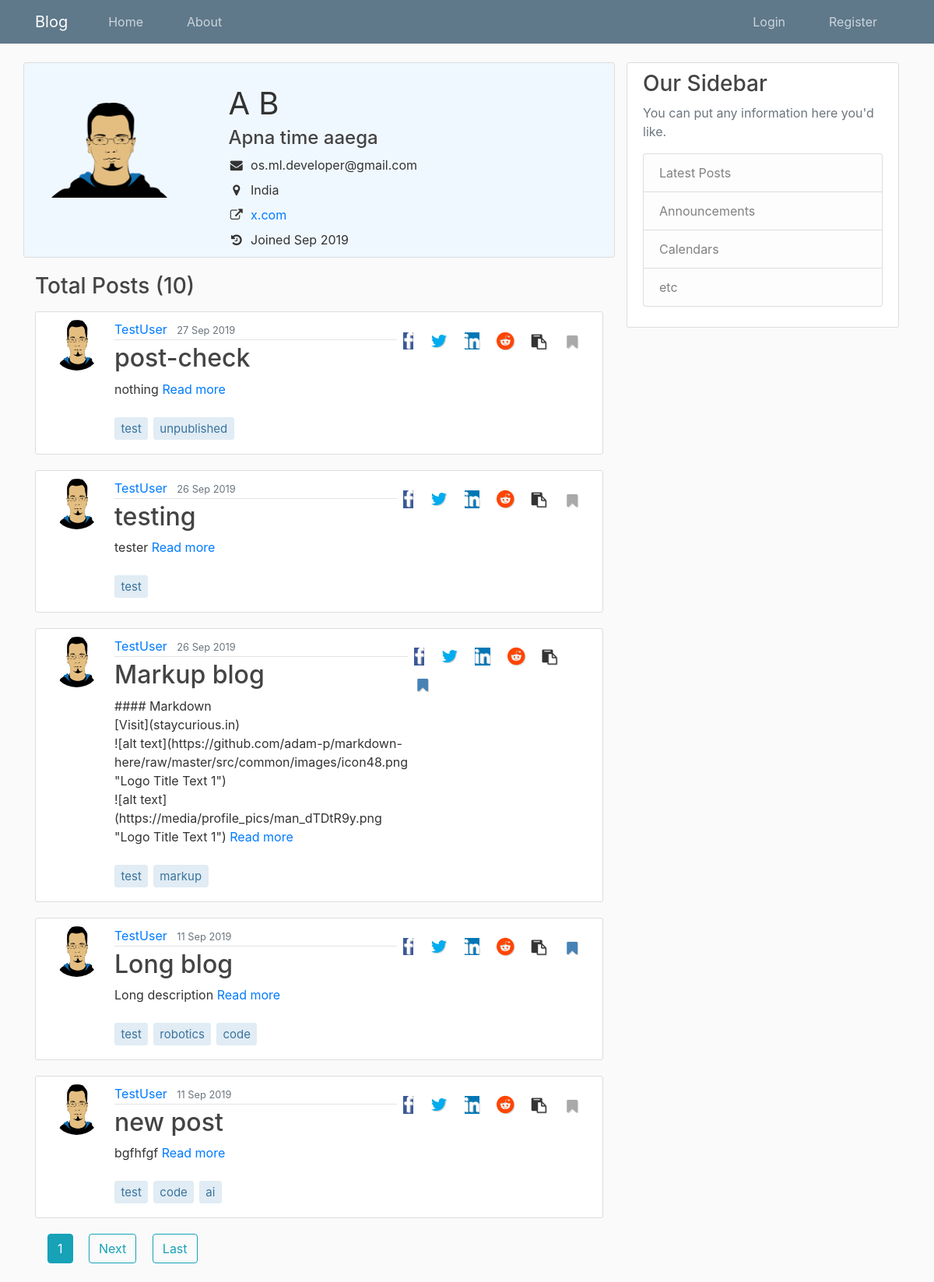
Screenshot of /blog/user/TestUser with the database file from the repository.
### Users/models.py (models this page shows, shortened)
class Profile(models.Model):
    user = models.OneToOneField(User, on_delete=models.CASCADE)
    bio = models.CharField(null=True, max_length=140, blank=True)
    image = models.ImageField(default='default.jpg', upload_to='profile_pics', blank=True)
    public = models.BooleanField(default=False)
    website = models.CharField(null=True, blank=True, max_length=80)
    location = models.CharField(null=True, max_length=200, blank=True)
    join_date = models.DateTimeField(auto_now_add=True)
    bookmarked_posts = models.ManyToManyField(Post)
    def __str__(self):
        return f'{self.user.username} Profile'
    def get_bookmarked_posts(self):
        return [post.id for post in self.bookmarked_posts.all()]

### Blog/models.py (models this page shows, shortened)
class Post(models.Model):
    title = models.CharField(help_text='Try to keep the title short, within 80 characters.', max_length=80, unique=True)
    slug = models.SlugField(default='', max_length=80)
    content = MarkupField(help_text=('This field supports all markup formatting'),
                        default='',
                        default_markup_type='markdown',
                        )
    tags = models.CharField(help_text='Enter tags separated by spaces. Do not enter more than 5 tags', max_length=80, default='', blank=True)
    date_posted = models.DateTimeField(default=timezone.now)
    last_updated = models.DateTimeField(auto_now=True)
    author = models.ForeignKey(User, null=True, on_delete=models.SET_NULL)
    publish = models.BooleanField(default=False)
    def get_tags_list(self):
        return self.tags.split()

### Blog/views.py (the view)
# urls.py: path('user/<str:username>', UserPostListView.as_view(), name='user-posts'),
class UserPostListView(ListView):
    template_name = 'Blog/user_posts.html'   # <app>/<model>_<viewtype>.html
    context_object_name = 'posts'
    queryset = Post.objects.filter(publish=True)
    paginate_by = 5
    def get_queryset(self):
        user = get_object_or_404(User, username=self.kwargs.get('username'))
        return Post.objects.filter(author=user).order_by('-date_posted')
    def get_context_data(self, **kwargs):
        context = super(UserPostListView, self).get_context_data(**kwargs)
        context['author'] = get_object_or_404(User,
                                                username=self.kwargs.get('username')
                                                )
        context['profile'] = context['author'].profile
        return context

### Blog/templates/Blog/user_posts.html (shortened to what this page needs)
{% extends "Blog/base.html" %}
{% block content %}
{% if page_obj.paginator.count %}
    <div class="row {{profile}} content-section mt-0">
        <div class="avatar col-12 col-lg-3 col-xs-12 col-md-3 pr-3">
            <img class="user-img" src="{{ author.profile.image.url }}" alt="{{ author.first_name }} {{ author.last_name }}">
        </div>
        <div class="profile-info col-12 col-lg-9 col-xs-12 col-md-9 mt-1 pr-3">
            <ul class="list-unstyled ml-5 pr-3">
                <li class="user-name mt-2 account-heading">
                    {{ author.first_name }} {{ author.last_name }}
                </li>
                <h4 class="user-bio mb-2">
                    {{ author.profile.bio }}
                </h4>
                {% if author.profile.public %}
                <li class="user-email mt-2">
                    <span><i class="fa fa-envelope fa-fw mr-2"></i>{{ author.email }}</span>
                </li>
                {% endif %}
                {% if author.profile.location %}
                <li class="user-location mt-2">
                    <span><i class="fa fa-map-marker fa-fw mr-2"></i>{{ author.profile.location }}</span>
                </li>
                {% endif %}
                {% if author.profile.website %}
                <li class="user-website mt-2">
                    <span>
                        <i class="fa fa-external-link fa-fw mr-2"></i><a href="//{{author.profile.website}}" target="_blank">{{ author.profile.website }}</a>
                    </span>
                </li>
                {% endif %}
                <li class="user-join-date mt-2">
                    <span>
                    <i class="fa fa-history fa-fw mr-2"></i>Joined {{ author.profile.join_date|date:"M Y" }}<li>
                </span>
            </ul>
        </div>
    </div>
    <h3 class="mb-3">Total Posts ({{ page_obj.paginator.count }})</h3>
    {% include "post_list.html" %}
    {% include "paginate.html" %}
{% else %}
<h5 class="mt-5">There are no posts here.
    {% if author == user %}
    Try writing some <a class="" href="{% url 'Blog:post-create' %}">Posts</a>
    {% endif %}
</h5>
{% endif %}
{% endblock content %}

### Blog/templates/post_list.html (shortened to what this page needs)
{% for post in posts %}
<div class="media content-section">
    <img class="rounded-circle article-img" src="{{ post.author.profile.image.url }}">
    <div class="media-body">
        <div class="article-metadata">
            <a class="mr-2" href="{% url 'Blog:user-posts' post.author.username %}">{{ post.author }}</a>
            <small class="text-muted">{{ post.date_posted|date:"j M Y" }}</small>
        </div>
        <h2><a class="article-title" href="{% url 'Blog:post-detail' post.slug %}">{{ post.title }}</a></h2>
        <p class="article-short-des">{{ post.content|truncatewords_html:'50' }}&nbsp<span><a href="{% url 'Blog:post-detail' post.slug %}">Read more</a></p>
        {% include "post_tags.html" %}
    </div>
{% include "share.html" %}
</div>
{% endfor %}

### Blog/templates/post_tags.html
{% for tag in post.get_tags_list %}
    <a href="{% url 'Blog:tagged' tag%}"><p class="article-tags">{{ tag }}</p></a>
{% endfor %}

### Blog/templates/share.html
{% with domain='https://staycurious.in' %}
<ul class="list-unstyled share-icon mt-2 mb-2 float-right">
    {% url 'Blog:post-detail' post.slug as link %}
    {% with domain|add:link as link %}
        <li><a href="http://www.facebook.com/sharer.php?u={{link}}" rel="nofollow noopener noreferrer" target="_blank"><i class="fa fa-facebook ml-2 mr-2"></i></a></li>
        <li><a href="http://www.twitter.com/share?text={{object.title}}&url={{link}}" rel="nofollow noopener noreferrer" target="_blank"><i class="fa fa-twitter ml-2 mr-2"></i></a></li>
        <li><a href="http://www.linkedin.com/shareArticle?mini=true&url={{link|urlencode:''}}&title={{object.title|urlencode}}&source=StayCurious-Blog" rel="nofollow noopener noreferrer" target="_blank" ><i class="fa fa-linkedin ml-2 mr-2"></i></a></li>
        <li><a href="http://www.reddit.com/submit?url={{link}}post-to-reddit-via-url&titile={{object.title|urlencode}}" rel="nofollow noopener noreferrer" target="_blank"><i class="fa fa-reddit ml-2 mr-2"></i></a></li>
        <li><a class="copy" data-text={{link}} title="Copy link"><i class="fa fa-clipboard ml-2 mr-2"></i></a></li>
        {% if post.id in profile.get_bookmarked_posts %}
        <li><a id="unbookmark" class="btn bookmark" data-post={{post.slug}} data-url={% url 'Blog:bookmark-post'%} title="Remove from bookmark"><i class="fa fa-bookmark" style="color:steelblue"></i></a></li>
        {% else %}
        <li><a id="bookmark" class="btn bookmark" data-post={{post.slug}} data-url={% url 'Blog:bookmark-post'%} title="Bookmark this post"><i class="fa fa-bookmark" style="color:darkgrey"></i></a></li>
        {% endif %}
    {% endwith %}
</ul>
{% endwith %}

### Blog/static/Blog/main.css (style rules this page uses)
body { background: #fafafa; color: #333333; margin-top: 5rem; }
h1, h2, h3, h4, h5, h6 { color: #444444; }
ul { margin: 0; }
.content-section { background: #ffffff; padding: 10px 20px; border: 1px solid #dddddd; border-radius: 3px; margin-bottom: 20px; }
.article-title { color: #444444; }
.article-content, .article-short-des { white-space: pre-line; }
.article-img { height: 65px; width: 65px; margin-right: 16px; float: left; }
.article-metadata { padding-bottom: 1px; margin-bottom: 4px; border-bottom: 1px solid #e3e3e3 }
.account-heading { font-size: 2.5rem; }
.article-tags { display: inline-block; padding: .4em .5em; margin: 0.5rem 2px 0.5rem 0; font-size: 15px; line-height: 1; white-space: nowrap; text-decoration: none; text-align: center; border-width: 1px; border-style: solid; border-radius: 3px; transition: all .15s ease-in-out; color: #39739d; background-color: #E1ECF4; border-color: #E1ECF4; }
.Profile { background-color: aliceblue; }
.profile-info { display: flex; flex-direction: column; }
.avatar { max-height: 200px; line-height: 200px; text-align: center; }
.avatar img { max-height: 100%; max-width: 100%; }
.share-icon { display: inline; font-size: 1.4rem!important; text-shadow: 1px 1px 1px #ccc; }
.share-icon li { display: inline; }
.copy, .bookmark { background-color: #fff; border: none; }
.copy, .bookmark { border: none; background: #fff; font-size: 1.2rem!important; }
.fa-facebook { background: #3b5998; color: #fff!important; }
.fa-twitter { background: fff!important; color: #00acee; }
.fa-linkedin { background: #0077b5; color: #fff !important; }
.fa-reddit { background: #fff; color: #ff4500 !important; }

### rows the page displays
Post: author.profile.image (picture), author "TestUser", date_posted "27 Sep 2019", title "post-check", content "nothing", get_tags_list "test" "unpublished"
Post: author.profile.image (picture), author "TestUser", date_posted "26 Sep 2019", title "testing", content "tester", get_tags_list "test"
Post: author.profile.image (picture), author "TestUser", date_posted "26 Sep 2019", title "Markup blog", content "#### Markdown [Visit](staycurious.in) ![alt text](https://github.com/adam-p/markdown-here/raw/master/src/common/images/icon48.png \"Logo Title Text 1\") ![alt text](https://media/profile_pics/man_dTDtR9y.png \"Logo Title Text 1\")", get_tags_list "test" "markup"
Post: author.profile.image (picture), author "TestUser", date_posted "11 Sep 2019", title "Long blog", content "Long description", get_tags_list "test" "robotics" "code"
Post: author.profile.image (picture), author "TestUser", date_posted "11 Sep 2019", title "new post", content "bgfhfgf", get_tags_list "test" "code" "ai"

### other values shown
{{ author.first_name }} "A"
{{ author.last_name }} "B"
{{ author.profile.bio }} "Apna time aaega"
{{ author.email }} "os.ml.developer@gmail.com"
{{ author.profile.location }} "India"
{{ author.profile.website }} "x.com"
{{ author.profile.join_date|date:"M Y" }} "Sep 2019"
{{ page_obj.paginator.count }} "10"
{{ num }} "1"
